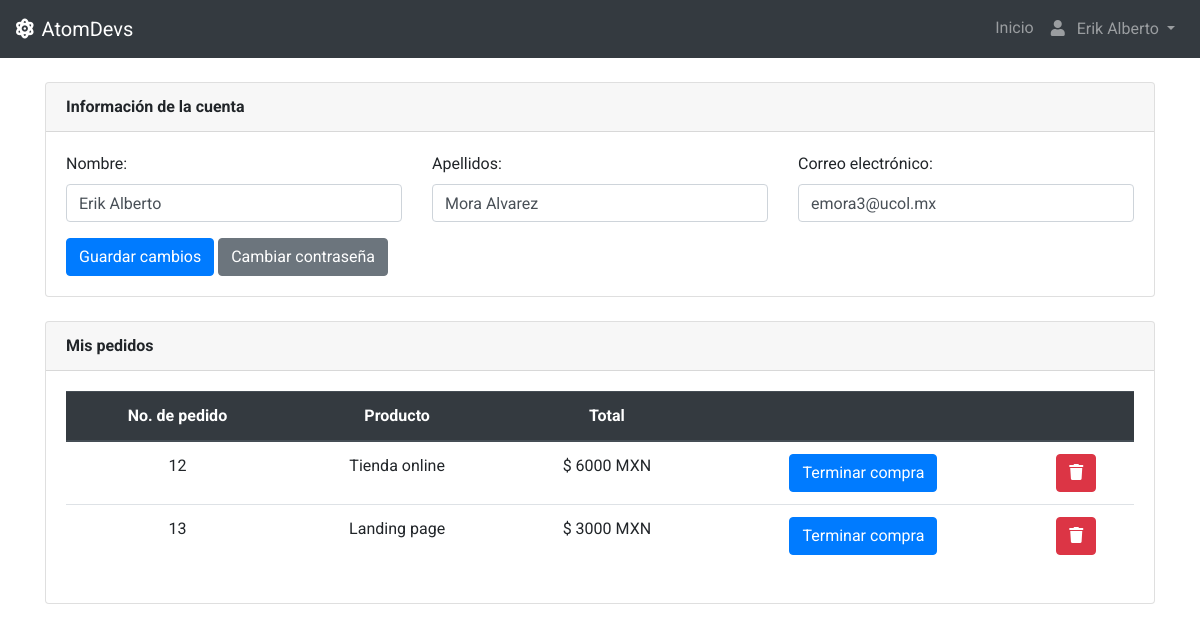
The app's page /perfil.php (signed in) with its own data.
### tables this page shows
CREATE TABLE `usuarios` (
  `id_usuario` int(11) NOT NULL,
  `nombres` varchar(50) NOT NULL,
  `apellidos` varchar(50) NOT NULL,
  `correo` varchar(80) NOT NULL,
  `contrasena` varchar(100) NOT NULL
);

CREATE TABLE `pedidos` (
  `id_pedido` int(11) NOT NULL,
  `id_producto` int(11) NOT NULL,
  `id_usuario` int(11) NOT NULL,
  `pagado` int(1) NOT NULL
);

CREATE TABLE `productos` (
  `id_producto` int(11) NOT NULL,
  `nombre_producto` varchar(30) NOT NULL,
  `precio_producto` int(11) NOT NULL
);

### php/usuario.php (called while the page is built, shortened)
<?php
  include_once 'conexion.php';
  class Usuario extends DB{
    private $nombreUsuario;
    private $correoUsuario;
    private $apellido;
    private $id_usuario;
    public function insertarUsuario($user){
      $query = $this -> connect() -> prepare("SELECT * FROM usuarios WHERE correo = :correo");
      $query -> bindParam("correo", $user, PDO::PARAM_STR);
      $query -> execute();
      $row = $query -> fetch();
      $this->nombreUsuario = $row['nombres'];
      $this->apellido = $row['apellidos'];
      $this->correoUsuario = $row['correo'];
      $this->id_usuario = $row['id_usuario'];
    }
    public function nombreUsuario(){
      return $this->nombreUsuario;
    }
    public function apellido(){
      return $this->apellido;
    }
    public function correoUsuario(){
      return $this->correoUsuario;
    }
    public function idUsuario(){
      return $this->id_usuario;
    }
  }
?>

### php/conexion.php (called while the page is built)
<?php
    class DB {
        private $host;
        private $db;
        private $user;
        private $password;
        private $charset;
        public function __construct(){
            $this->host     = 'localhost';
            $this->db       = 'atom';
            $this->user     = 'root';
            $this->password = "";
            $this->charset  = 'utf8mb4';
        }
        function connect(){
            try{
                $connection = "mysql:host=" . $this->host . ";dbname=" . $this->db . ";charset=" . $this->charset;
                $options = [
                    PDO::ATTR_ERRMODE            => PDO::ERRMODE_EXCEPTION,
                    PDO::ATTR_EMULATE_PREPARES   => false,
                ];
                $pdo = new PDO($connection, $this->user, $this->password, $options);
                return $pdo;
            }catch(PDOException $e){
                print_r('Error connection: ' . $e->getMessage());
            }
        }
    }
?>

### perfil.php (the view, shortened to what this page needs)
<?php
include_once 'php/usuario.php';
include_once 'php/conexion.php';
$conexion = new DB();
$usuario = new Usuario();
$sesion = new Sesion();
if (isset($_SESSION['user'])) {
  $usuario->insertarUsuario($sesion->obtenerSesion());
} else {
  echo '<script>window.location = "index.php"</script>';
}
?>
<!DOCTYPE html>
<html lang="es">
<head>
  <link rel="stylesheet" href="assets/css/bootstrap.min.css" />
  <link rel="stylesheet" href="assets/css/main.css" />
  <link rel="stylesheet" href="https://cdnjs.cloudflare.com/ajax/libs/font-awesome/5.15.1/css/all.min.css" />
</head>
<body>
  <nav class="navbar navbar-expand-lg navbar-dark bg-dark">
    <a href="index.php" class="navbar-brand"><i class="fas fa-atom mr-2"></i>AtomDevs</a>
    <div class="collapse navbar-collapse" id="navbar">
      <ul class="navbar-nav ml-auto mt-2 mt-lg-0">
        <li class="nav-item">
          <a class="nav-link" href="index.php">Inicio</a>
        </li>
        <?php
        if (isset($_SESSION['user'])) {
          echo '<li class="nav-item dropdown">
                  <button class="nav-link btn dropdown-toggle"
                  type="button" id="dropdownMenu1" data-toggle="dropdown"
                  aria-haspopup="true" aria-expanded="false">
                  <i class="fas fa-user mr-2"></i>
                    ' . $usuario->nombreUsuario() . '
                  </button>
                  <div class="dropdown-menu dropdown-menu-right dropdown-menu-lg-left" aria-labelledby="dropdownMenu1">
                    <a class="dropdown-item" href="perfil.php">Mi cuenta</a>
                    <a class="dropdown-item" href="php/logout.php">Cerrar sesión</a>
                  </div>
                </li>';
        } else {
          echo '<li class="nav-item">
            <a class="nav-link" href="login.php"><i class="fas fa-user mr-2"></i>Iniciar sesión</a>
          </li>';
        }
        ?>
      </ul>
    </div>
  </nav>
  <div class="container">
    <div class="card my-4">
      <div class="card-header font-weight-bold">Información de la cuenta</div>
      <div class="card-body">
        <form id="editar_perfil">
          <div class="row">
            <div class="col-sm">
              <div class="form-group">
                <label for="">Nombre:</label>
                <input type="text" value="<?php echo $usuario->nombreUsuario(); ?>" name="nombre" id="nombre" class="form-control">
              </div>
            </div>
            <div class="col-sm">
              <div class="form-group">
                <label for="">Apellidos:</label>
                <input type="text" value="<?php echo $usuario->apellido(); ?>" name="apellido" id="password" class="form-control">
              </div>
            </div>
            <div class="col-sm">
              <div class="form-group">
                <label for="">Correo electrónico:</label>
                <input type="text" value="<?php echo $usuario->correoUsuario(); ?>" name="email" id="email" class="form-control">
              </div>
            </div>
          </div>
          <button class="btn btn-primary">Guardar cambios</button>
          <button type="button" class="btn btn-secondary" data-toggle="modal" data-target="#exampleModal3">
            Cambiar contraseña
          </button>
        </form>
      </div>
    </div>
    <div class="card">
      <div class="card-header font-weight-bold">Mis pedidos</div>
      <div class="card-body">
        <?php
        $id = $usuario->idUsuario();
        $link = '';
        $consulta = $conexion->connect()->query("SELECT * FROM pedidos INNER JOIN productos ON pedidos.id_producto = productos.id_producto WHERE id_usuario = '$id'");
        $consulta->execute();
        $consulta = $consulta->fetchAll();
        ?>
        <div class="table-responsive">
          <table class="table">
            <thead class="thead-dark text-center">
              <tr>
                <th>No. de pedido</th>
                <th>Producto</th>
                <th>Total</th>
                <th></th>
                <th></th>
              </tr>
            </thead>
            <tbody class="text-center">
              <?php
              foreach ($consulta as $producto) {
                if($producto['id_producto'] == 1){
                  $link = 'https://www.paypal.com/cgi-bin/webscr?cmd=_s-xclick&hosted_button_id=6T46UPX33NZJQ';
                } else {
                  $link = 'https://www.paypal.com/cgi-bin/webscr?cmd=_s-xclick&hosted_button_id=9P3ZF7MB59XR4';
                }
              ?>
                <tr>
                  <td><?php echo $producto['id_pedido'] ?></td>
                  <td><?php echo $producto['nombre_producto'] ?></td>
                  <td><?php echo '$ '.$producto['precio_producto'].' MXN' ?></td>
                  <td><a href="<?php echo $link; ?>" target="_blank" class="btn btn-primary">Terminar compra</a></td>
                  <td><button onclick="eliminar(<?php echo $producto['id_pedido']; ?>)" class="btn btn-danger"><i class="fas fa-trash"></i></button></td>
                </tr>
              <?php
              }
              ?>
            </tbody>
          </table>
        </div>
      </div>
    </div>
  </div>
</body>
</html>

### assets/css/main.css (style rules this page uses)
* { margin: 0; padding: 0; box-sizing: border-box; }
body { font-family: "Roboto", sans-serif; }
:root { scroll-behavior: smooth; }

### records on screen
usuarios: nombres "Erik Alberto", nombre "Erik Alberto", apellido "Mora Alvarez", email "emora3@ucol.mx"
pedidos: id_pedido "12", id_producto.nombre_producto "Tienda online", id_producto.precio_producto "6000"
pedidos: id_pedido "13", id_producto.nombre_producto "Landing page", id_producto.precio_producto "3000"
